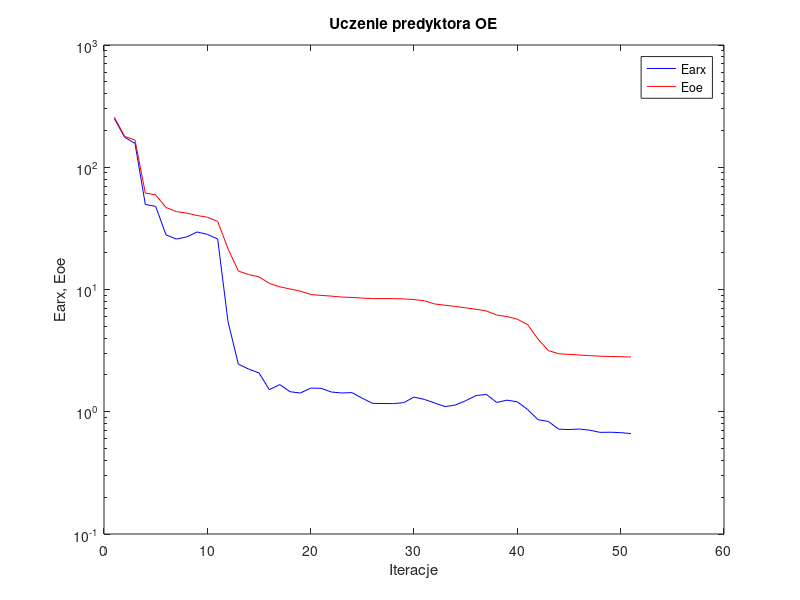
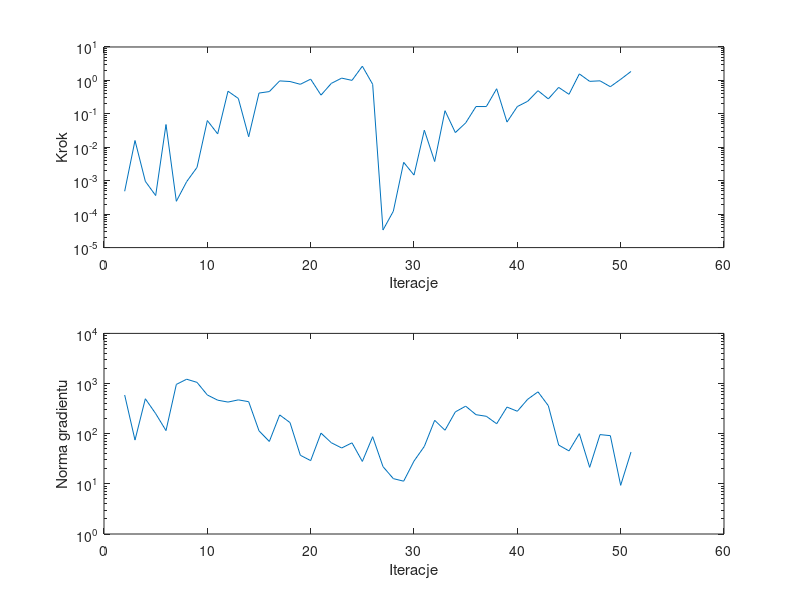

MATLAB code for these plots, in order:
%uczenie predyktora oe
clear all;
n=0; farx(n+1)=2.497850e+002; foe(n+1)=2.565791e+002; wspucz(n+1)=0.000000e+000; ng(n+1)=0.000000e+000;
%odnowa zmiennej metryki
n=1; farx(n+1)=1.758355e+002; foe(n+1)=1.788786e+002; krok(n+1)=4.838390e-004; ng(n+1)=5.913390e+002;
n=2; farx(n+1)=1.566422e+002; foe(n+1)=1.668941e+002; krok(n+1)=1.596002e-002; ng(n+1)=7.456811e+001;
n=3; farx(n+1)=4.960033e+001; foe(n+1)=6.143053e+001; krok(n+1)=9.600292e-004; ng(n+1)=4.973535e+002;
n=4; farx(n+1)=4.789757e+001; foe(n+1)=5.949743e+001; krok(n+1)=3.604935e-004; ng(n+1)=2.514028e+002;
n=5; farx(n+1)=2.797788e+001; foe(n+1)=4.685310e+001; krok(n+1)=4.797973e-002; ng(n+1)=1.152766e+002;
n=6; farx(n+1)=2.586798e+001; foe(n+1)=4.341753e+001; krok(n+1)=2.425420e-004; ng(n+1)=9.609037e+002;
n=7; farx(n+1)=2.691276e+001; foe(n+1)=4.214954e+001; krok(n+1)=9.396257e-004; ng(n+1)=1.219739e+003;
n=8; farx(n+1)=2.956164e+001; foe(n+1)=4.030718e+001; krok(n+1)=2.500228e-003; ng(n+1)=1.055731e+003;
n=9; farx(n+1)=2.826114e+001; foe(n+1)=3.902790e+001; krok(n+1)=6.306675e-002; ng(n+1)=5.917178e+002;
n=10; farx(n+1)=2.586651e+001; foe(n+1)=3.606164e+001; krok(n+1)=2.517497e-002; ng(n+1)=4.660031e+002;
n=11; farx(n+1)=5.465276e+000; foe(n+1)=2.155496e+001; krok(n+1)=4.747686e-001; ng(n+1)=4.270756e+002;
n=12; farx(n+1)=2.450297e+000; foe(n+1)=1.415212e+001; krok(n+1)=2.889625e-001; ng(n+1)=4.725140e+002;
n=13; farx(n+1)=2.234680e+000; foe(n+1)=1.326023e+001; krok(n+1)=2.067140e-002; ng(n+1)=4.348613e+002;
n=14; farx(n+1)=2.077135e+000; foe(n+1)=1.268462e+001; krok(n+1)=4.187571e-001; ng(n+1)=1.141058e+002;
n=15; farx(n+1)=1.515076e+000; foe(n+1)=1.121788e+001; krok(n+1)=4.635137e-001; ng(n+1)=6.998063e+001;
n=16; farx(n+1)=1.669661e+000; foe(n+1)=1.052809e+001; krok(n+1)=9.673187e-001; ng(n+1)=2.367653e+002;
n=17; farx(n+1)=1.458445e+000; foe(n+1)=1.009795e+001; krok(n+1)=9.270274e-001; ng(n+1)=1.667141e+002;
n=18; farx(n+1)=1.423031e+000; foe(n+1)=9.692993e+000; krok(n+1)=7.656580e-001; ng(n+1)=3.713669e+001;
n=19; farx(n+1)=1.561196e+000; foe(n+1)=9.109138e+000; krok(n+1)=1.092255e+000; ng(n+1)=2.906392e+001;
n=20; farx(n+1)=1.555766e+000; foe(n+1)=8.947939e+000; krok(n+1)=3.635836e-001; ng(n+1)=1.027315e+002;
n=21; farx(n+1)=1.450430e+000; foe(n+1)=8.831466e+000; krok(n+1)=8.159604e-001; ng(n+1)=6.599627e+001;
n=22; farx(n+1)=1.424723e+000; foe(n+1)=8.675629e+000; krok(n+1)=1.171229e+000; ng(n+1)=5.189032e+001;
n=23; farx(n+1)=1.434008e+000; foe(n+1)=8.611716e+000; krok(n+1)=1.003200e+000; ng(n+1)=6.574645e+001;
n=24; farx(n+1)=1.288861e+000; foe(n+1)=8.504205e+000; krok(n+1)=2.663298e+000; ng(n+1)=2.798995e+001;
n=25; farx(n+1)=1.170611e+000; foe(n+1)=8.431438e+000; krok(n+1)=7.655551e-001; ng(n+1)=8.715888e+001;
%odnowa zmiennej metryki
n=26; farx(n+1)=1.168347e+000; foe(n+1)=8.429752e+000; krok(n+1)=3.351833e-005; ng(n+1)=2.203797e+001;
n=27; farx(n+1)=1.166333e+000; foe(n+1)=8.426207e+000; krok(n+1)=1.224225e-004; ng(n+1)=1.270477e+001;
n=28; farx(n+1)=1.186419e+000; foe(n+1)=8.374675e+000; krok(n+1)=3.550402e-003; ng(n+1)=1.130487e+001;
n=29; farx(n+1)=1.318250e+000; foe(n+1)=8.276927e+000; krok(n+1)=1.476722e-003; ng(n+1)=2.847081e+001;
n=30; farx(n+1)=1.261846e+000; foe(n+1)=8.089199e+000; krok(n+1)=3.244437e-002; ng(n+1)=5.584358e+001;
n=31; farx(n+1)=1.180338e+000; foe(n+1)=7.614988e+000; krok(n+1)=3.752448e-003; ng(n+1)=1.848150e+002;
n=32; farx(n+1)=1.101885e+000; foe(n+1)=7.438815e+000; krok(n+1)=1.242765e-001; ng(n+1)=1.171977e+002;
n=33; farx(n+1)=1.135785e+000; foe(n+1)=7.277957e+000; krok(n+1)=2.753897e-002; ng(n+1)=2.722631e+002;
n=34; farx(n+1)=1.230806e+000; foe(n+1)=7.076641e+000; krok(n+1)=5.360061e-002; ng(n+1)=3.539748e+002;
n=35; farx(n+1)=1.356384e+000; foe(n+1)=6.894150e+000; krok(n+1)=1.655578e-001; ng(n+1)=2.393963e+002;
n=36; farx(n+1)=1.387483e+000; foe(n+1)=6.676522e+000; krok(n+1)=1.653712e-001; ng(n+1)=2.223155e+002;
n=37; farx(n+1)=1.191460e+000; foe(n+1)=6.183887e+000; krok(n+1)=5.636152e-001; ng(n+1)=1.578633e+002;
n=38; farx(n+1)=1.243841e+000; foe(n+1)=6.006161e+000; krok(n+1)=5.680644e-002; ng(n+1)=3.395104e+002;
n=39; farx(n+1)=1.206083e+000; foe(n+1)=5.712100e+000; krok(n+1)=1.653712e-001; ng(n+1)=2.802375e+002;
n=40; farx(n+1)=1.042948e+000; foe(n+1)=5.163019e+000; krok(n+1)=2.373843e-001; ng(n+1)=4.854466e+002;
n=41; farx(n+1)=8.611752e-001; foe(n+1)=3.929023e+000; krok(n+1)=4.936156e-001; ng(n+1)=6.833766e+002;
n=42; farx(n+1)=8.329853e-001; foe(n+1)=3.168422e+000; krok(n+1)=2.798246e-001; ng(n+1)=3.613340e+002;
n=43; farx(n+1)=7.203921e-001; foe(n+1)=2.980073e+000; krok(n+1)=6.183220e-001; ng(n+1)=5.932796e+001;
n=44; farx(n+1)=7.152573e-001; foe(n+1)=2.946713e+000; krok(n+1)=3.839848e-001; ng(n+1)=4.537972e+001;
n=45; farx(n+1)=7.221742e-001; foe(n+1)=2.912720e+000; krok(n+1)=1.569476e+000; ng(n+1)=1.001240e+002;
n=46; farx(n+1)=7.068823e-001; foe(n+1)=2.878639e+000; krok(n+1)=9.372047e-001; ng(n+1)=2.134504e+001;
n=47; farx(n+1)=6.785164e-001; foe(n+1)=2.847704e+000; krok(n+1)=9.727120e-001; ng(n+1)=9.594952e+001;
n=48; farx(n+1)=6.799503e-001; foe(n+1)=2.832113e+000; krok(n+1)=6.480438e-001; ng(n+1)=9.140815e+001;
n=49; farx(n+1)=6.748371e-001; foe(n+1)=2.821136e+000; krok(n+1)=1.078288e+000; ng(n+1)=9.338267e+000;
n=50; farx(n+1)=6.629540e-001; foe(n+1)=2.805325e+000; krok(n+1)=1.854055e+000; ng(n+1)=4.308821e+001;

figure; semilogy(farx,'b'); hold on; semilogy(foe,'r'); xlabel('Iteracje'); ylabel('Earx, Eoe'); legend('Earx','Eoe'); title('Uczenie predyktora OE');
figure; subplot(2,1,1); semilogy(krok); xlabel('Iteracje'); ylabel('Krok');
subplot(2,1,2); semilogy(ng); xlabel('Iteracje'); ylabel('Norma gradientu');
Earx=farx(n+1)
Eoe=foe(n+1)
